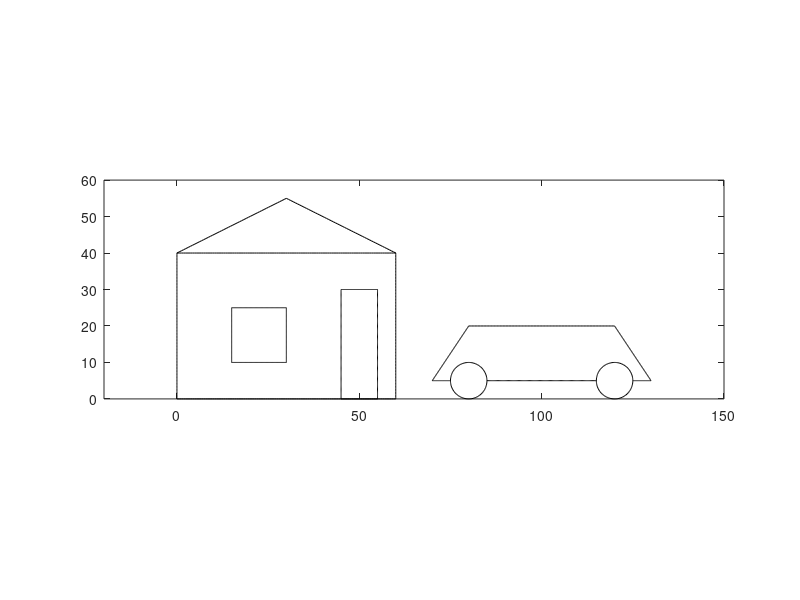

MATLAB code for this plot:
function ex2()
    print_house();
    print_car();
end
function print_house()
    print_building();
    print_roof();
    print_window();
    print_door();
end
function print_building()
    x1=linspace(0,60,100);
    y1=x1*0;
    y2=x1*0+40;
    plot(x1,y1,'k',x1,y2,'k');
    axis equal;
    hold on;
    y1=linspace(0,40,100);
    x1=y1*0;
    x2=y1*0+60;
    plot(x1,y1,'k',x2,y1,'k');
    xlim([-20,150]);
    ylim([0,60]);
end
function print_roof()
    x1=linspace(0,30,50);
    y1=x1/2+40;
    x2=linspace(30,60,50);
    y2=-x2/2+70;
    plot(x1,y1,'k',x2,y2,'k');
end
function print_window()
    x1=linspace(15,30,100);
    y1=x1*0+10;
    y2=x1*0+25;
    plot(x1,y1,'k',x1,y2,'k');
    y1=linspace(10,25,100);
    x1=y1*0+15;
    x2=y1*0+30;
    plot(x1,y1,'k',x2,y1,'k');
end
function print_door()
    x1=linspace(45,55,100);
    y1=x1*0;
    y2=x1*0+30;
    plot(x1,y1,'k',x1,y2,'k');
    y1=linspace(0,30,100);
    x1=y1*0+45;
    x2=y1*0+55;
    plot(x1,y1,'k',x2,y1,'k');
end
function print_car()
    print_wheel(80);
    print_wheel(120);
    print_maincar();
end
function print_wheel(x)
    alpha=linspace(0,2*pi);
    x=5*cos(alpha)+x;
    y=5*sin(alpha)+5;
    plot(x,y,'k');
end
function print_maincar()
    x1=linspace(70,75);
    x2=linspace(85,115);
    x3=linspace(125,130);
    y1=x1*0+5;
    y2=x2*0+5;
    y3=x3*0+5;
    plot(x1,y1,'k',x2,y2,'k',x3,y3,'k');
    x1=linspace(70,80);
    x2=linspace(80,120);
    x3=linspace(120,130);
    y1=x1*1.5-100;
    y2=x2*0+20;
    y3=x3*(-1.5)+200;
    plot(x1,y1,'k',x2,y2,'k',x3,y3,'k');
    hold off;
end